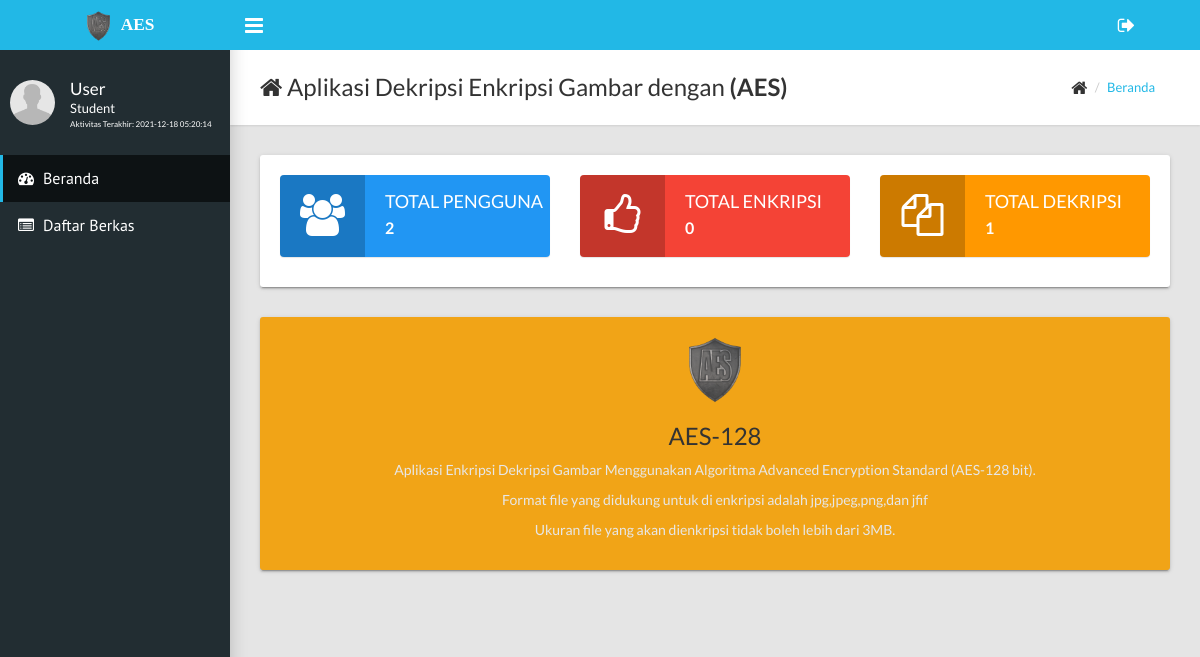
The app's page /dashboard/index.php (signed in) with its own data.
### tables this page shows
CREATE TABLE `users` (
  `username` varchar(15) NOT NULL,
  `password` varchar(100) DEFAULT NULL,
  `fullname` varchar(50) DEFAULT NULL,
  `job_title` varchar(50) DEFAULT NULL,
  `join_date` timestamp NULL DEFAULT NULL,
  `last_activity` timestamp NULL DEFAULT NULL,
  `status` enum('1','2') DEFAULT NULL
);

### dashboard/index.php (the view, shortened to what this page needs)
<?php
include('../config.php');
?>
<!DOCTYPE html>
<html>
<?php
$user = $_SESSION['username'];
$query = mysqli_query($koneksi,"SELECT fullname,job_title,last_activity FROM users WHERE username='$user'");
$data = mysqli_fetch_array($query);
?>
  <head>
    <link rel="stylesheet" type="text/css" href="../assets/css/style.css">
  </head>
  <body class="sidebar-mini fixed">
    <?php include('navmenu.php'); ?>
      <div class="content-wrapper">
        <div class="page-title">
          <div>
            <h1><i class="fa fa-home"></i> Aplikasi Dekripsi Enkripsi Gambar dengan <b>(AES)</b></h1>
          </div>
          <div>
            <ul class="breadcrumb">
              <li><i class="fa fa-home fa-lg"></i></li>
              <li><a href="#">Beranda</a></li>
            </ul>
          </div>
        </div>
                <div class="row">
                  <div class="col-md-12">
                    <div class="card">
                      <div class="card-body">
                        <div class="row">
                  <div class="col-md-4">
                    <div class="widget-small info"><i class="icon fa fa-users fa-3x"></i>
                      <?php
      								$query = mysqli_query($koneksi,"SELECT count(*) totaluser FROM users");
      								$datauser = mysqli_fetch_array($query);
								      ?>
                      <div class="info">
                        <h4>Total Pengguna</h4>
                        <p> <b><?php echo $datauser['totaluser']; ?></b></p>
                      </div>
                    </div>
                  </div>
                  <div class="col-md-4">
                    <div class="widget-small danger"><i class="icon fa fa-thumbs-o-up fa-3x"></i>
                      <?php
      								$query = mysqli_query($koneksi,"SELECT count(*) totalencrypt FROM file WHERE status='1'");
      								$dataencrypt = mysqli_fetch_array($query);
								      ?>
                      <div class="info">
                        <h4>Total Enkripsi</h4>
                        <p> <b><?php echo $dataencrypt['totalencrypt']; ?></b></p>
                      </div>
                    </div>
                  </div>
                  <div class="col-md-4">
                    <div class="widget-small warning"><i class="icon fa fa-files-o fa-3x"></i>
                      <div class="info">
                        <?php
        								$query = mysqli_query($koneksi,"SELECT count(*) totaldecrypt FROM file WHERE status='2'");
        								$datadecrypt = mysqli_fetch_array($query);
  								      ?>
                        <h4>Total Dekripsi</h4>
                        <p> <b><?php echo $datadecrypt['totaldecrypt']; ?></b></p>
                      </div>
                    </div>
                  </div>
                </div>
              </div>
            </div>
          </div>
        </div>
        <div class="row" >
          <div class="col-md-12" >
          <div class="card" style="background-color: #f1a417;">
            <div class="card-body">
          <center><img src="../assets/images/aes.png" alt="" class="img-responsive" width="100px">
        <h3>AES-128</h3>
        <p style="color:#e7e7e7;">Aplikasi Enkripsi Dekripsi Gambar Menggunakan Algoritma Advanced Encryption Standard (AES-128 bit).</p>
        <p style="color:#e7e7e7;">Format file yang didukung untuk di enkripsi adalah jpg,jpeg,png,dan jfif</p>
        <p style="color:#e7e7e7;">Ukuran file yang akan dienkripsi tidak boleh lebih dari 3MB.</p>
      </center>
        </div>
      </div>
    </div>
        </div>
      </div>
    </div>
  </body>
</html>

### dashboard/navmenu.php (shortened to what this page needs)
<div class="wrapper">
      <header class="main-header hidden-print"><a class="logo" href="" rel="noopener noreferrer" style="font-size:13pt;"><img src="../assets/images/aes.png" width="45px" alt="" srcset=""><strong>AES</strong></a>
        <nav class="navbar navbar-static-top">
          <a class="sidebar-toggle" href="#" data-toggle="offcanvas"></a>
          <div class="navbar-custom-menu">
            <ul class="top-nav">
              <li class="dropdown"><a class="dropdown-toggle" href="#" data-toggle="dropdown" role="button" aria-haspopup="true" aria-expanded="false"><i class="fa fa-sign-out fa-lg"></i></a>
              </li>
            </ul>
          </div>
        </nav>
      </header>
      <aside class="main-sidebar hidden-print">
        <section class="sidebar">
          <div class="user-panel">
            <div class="pull-left image"><img class="img-circle" src="../assets/images/user.png" alt="User Image"></div>
            <div class="pull-left info">
              <p style="margin-top:-5px;"><?php echo $data['fullname']; ?></p>
              <p class="designation"><?php echo $data['job_title']; ?></p>
              <p class="designation" style="font-size:6pt;">Aktivitas Terakhir: <?php echo $data['last_activity'] ?></p>
            </div>
          </div>
          <ul class="sidebar-menu">
            <li class="active"><a href="index.php"><i class="fa fa-dashboard"></i><span>Beranda</span></a></li>
            <li><a href="history.php"><i class="fa fa-list-alt"></i><span>Daftar Berkas</span></a></li>
          </ul>
        </section>
      </aside>

### records on screen
users: fullname "User", job_title "Student", last_activity "2021-12-18 05:20:14"

### other values on screen
$datauser['totaluser'] "2"
$dataencrypt['totalencrypt'] "0"
$datadecrypt['totaldecrypt'] "1"
